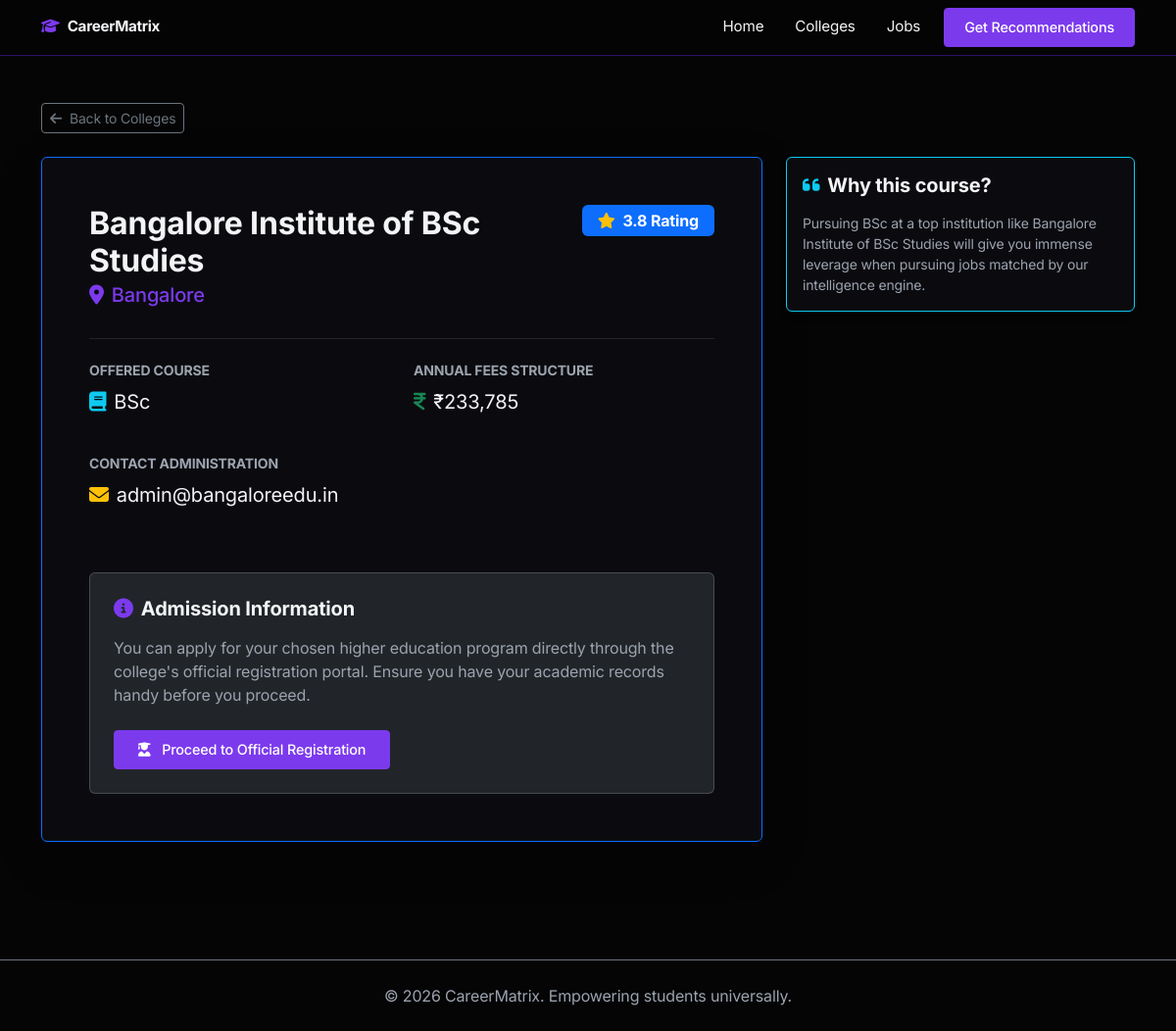
Page /college/3 on the committed database.
### models.py (models this page shows)
class College(db.Model):
    id = db.Column(db.Integer, primary_key=True)
    name = db.Column(db.String(200), nullable=False)
    location = db.Column(db.String(100), nullable=False)
    course = db.Column(db.String(100), nullable=False)
    fees = db.Column(db.Float, nullable=False)
    rating = db.Column(db.Float, nullable=True)
    contact_info = db.Column(db.String(100), nullable=True)
    registration_link = db.Column(db.String(255), nullable=True)

### app.py (the view)
@app.route('/college/<int:college_id>')
def college_detail(college_id):
    college = College.query.get_or_404(college_id)
    return render_template('college_detail.html', college=college)

### templates/college_detail.html
{% extends "base.html" %}
{% block content %}
<div class="container py-5">
    <div class="mb-4">
        <a href="{{ url_for('colleges') }}" class="btn btn-outline-secondary btn-sm">
            <i class="fa-solid fa-arrow-left me-1"></i> Back to Colleges
        </a>
    </div>
    <div class="row">
        <div class="col-lg-8">
            <div class="card shadow-lg mb-4 border-primary">
                <div class="card-body p-5">
                    <div class="d-flex justify-content-between align-items-start mb-4">
                        <div>
                            <h2 class="fw-bold mb-1">{{ college.name }}</h2>
                            <h5 class="text-primary"><i class="fa-solid fa-location-dot me-2"></i>{{ college.location }}</h5>
                        </div>
                        <div>
                            {% if college.rating %}
                            <span class="badge bg-primary text-white fs-6 px-3 py-2"><i class="fa-solid fa-star text-warning me-2"></i>{{ college.rating }} Rating</span>
                            {% endif %}
                        </div>
                    </div>
                    <hr class="border-secondary mb-4">
                    <div class="row g-4 mb-4">
                        <div class="col-md-6">
                            <h6 class="text-muted text-uppercase small fw-bold mb-2">Offered Course</h6>
                            <p class="fs-5"><i class="fa-solid fa-book me-2 text-info"></i>{{ college.course }}</p>
                        </div>
                        <div class="col-md-6">
                            <h6 class="text-muted text-uppercase small fw-bold mb-2">Annual Fees Structure</h6>
                            <p class="fs-5"><i class="fa-solid fa-indian-rupee-sign me-2 text-success"></i>₹{{ "{:,.0f}".format(college.fees) }}</p>
                        </div>
                        <div class="col-md-12">
                            <h6 class="text-muted text-uppercase small fw-bold mb-2">Contact Administration</h6>
                            <p class="fs-5"><i class="fa-solid fa-envelope me-2 text-warning"></i>{{ college.contact_info }}</p>
                        </div>
                    </div>
                    <div class="mt-5 p-4 rounded bg-dark border border-secondary border-opacity-50">
                        <h5 class="fw-bold mb-3"><i class="fa-solid fa-circle-info me-2 text-primary"></i>Admission Information</h5>
                        <p class="text-muted mb-4">You can apply for your chosen higher education program directly through the college's official registration portal. Ensure you have your academic records handy before you proceed.</p>
                        <a href="{{ college.registration_link }}" class="btn btn-primary px-4 py-2" target="_blank">
                            <i class="fa-solid fa-user-graduate me-2"></i> Proceed to Official Registration
                        </a>
                    </div>
                </div>
            </div>
        </div>
        <div class="col-lg-4">
            <div class="card mb-4 border-info">
                <div class="card-body">
                    <h5 class="card-title fw-bold"><i class="fa-solid fa-quote-left text-info me-2"></i>Why this course?</h5>
                    <p class="card-text text-muted small mt-3">Pursuing {{ college.course }} at a top institution like {{ college.name }} will give you immense leverage when pursuing jobs matched by our intelligence engine.</p>
                </div>
            </div>
        </div>
    </div>
</div>
{% endblock %}

### static/css/style.css (style rules this page uses)
:root { --bg-color: #050505; --surface-color: #0b0b0f; --surface-hover: #14111c; --primary-color: #7c3aed; --primary-hover: #6d28d9; --text-color: #f3f4f6; --text-muted: #9ca3af; --border-color: #2e1065; --accent-color: #a78bfa; }
body { background-color: var(--bg-color); color: var(--text-color); font-family: 'Inter', system-ui, -apple-system, sans-serif; margin: 0; padding: 0; letter-spacing: -0.01em; }
.card { background-color: var(--surface-color); border: 1px solid var(--border-color); border-radius: 6px; box-shadow: 0 4px 6px -1px rgba(0, 0, 0, 0.5); transition: transform 0.2s ease, border-color 0.2s ease, box-shadow 0.2s ease; color: var(--text-color); }
.btn-primary { background-color: var(--primary-color); border-color: var(--primary-color); border-radius: 4px; padding: 0.5rem 1.25rem; font-weight: 500; font-size: 0.9rem; transition: all 0.2s; }
.text-muted { color: var(--text-muted) !important; }
.text-primary { color: var(--primary-color) !important; }

### rows in the picture
College: name "Bangalore Institute of BSc Studies", location "Bangalore", rating "3.8", course "BSc", fees "233,785", contact_info "admin@bangaloreedu.in"
